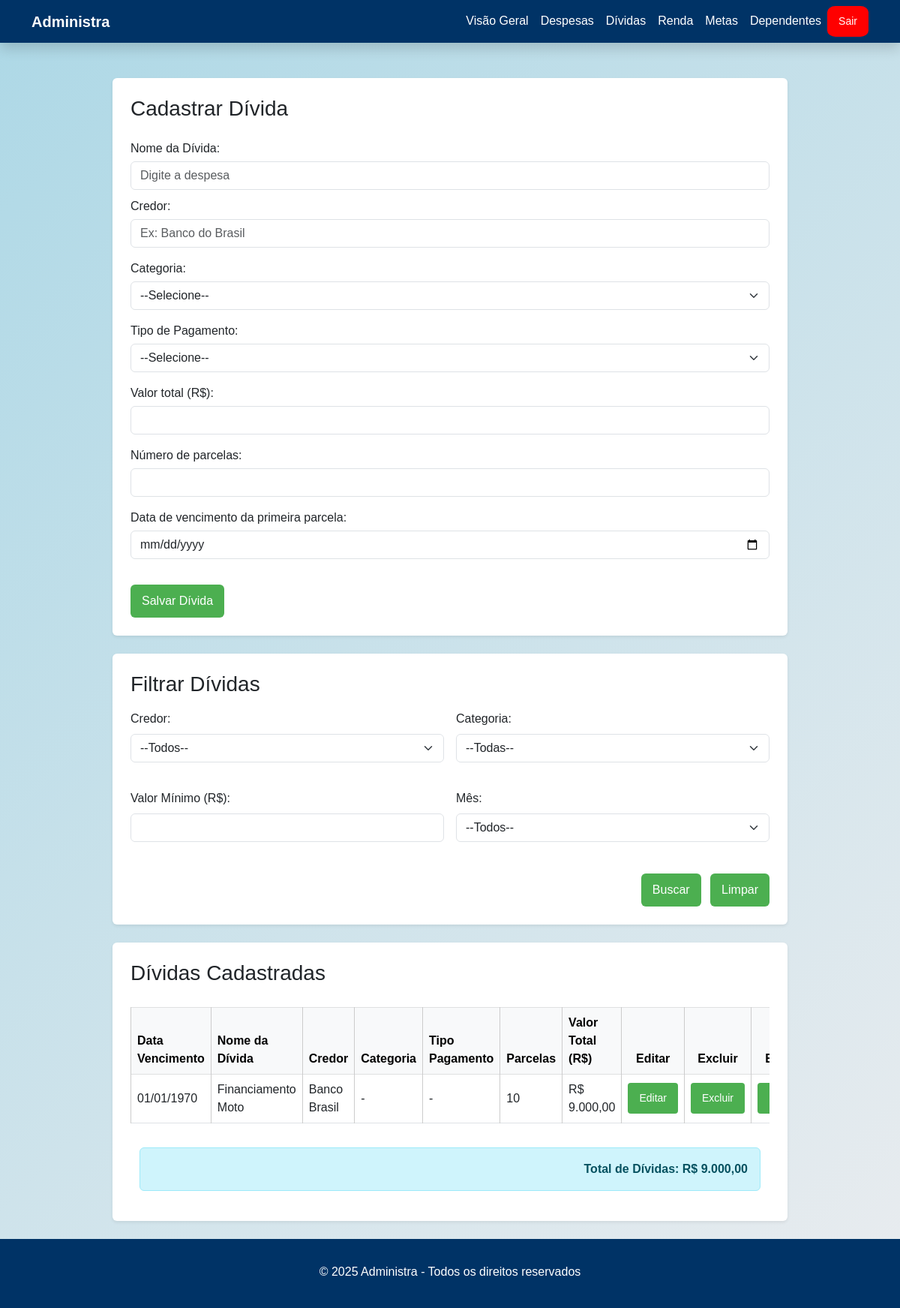
Screenshot of /PHP/divida.php (signed in) with the database file from the repository.
### tables this page shows
CREATE TABLE Divida (
	id_divida INT AUTO_INCREMENT PRIMARY KEY,
	nome_divida VARCHAR(50),
	valor_divida DECIMAL(10,2),
    credor varchar(100),
	data_vencimento DATE,
    mes_inicio INT,
    mes_final INT,
    valor_parcela DECIMAL(10,2),
	data_primeira_parcela DATE NOT NULL,
	parcelas INT NOT NULL,
	fk_usuario INT NOT NULL,
	fk_categoria INT NOT NULL,
	fk_tipo_pagamento INT NOT NULL,
	FOREIGN KEY (fk_usuario) REFERENCES Usuario(id_usuario)  ON DELETE CASCADE ON UPDATE CASCADE,
	FOREIGN KEY (fk_tipo_pagamento) REFERENCES TipoPagamento(id_pagamento) ON DELETE CASCADE ON UPDATE CASCADE,
	 FOREIGN KEY (fk_categoria) REFERENCES CategoriaDivida(id_categoria) ON DELETE CASCADE ON UPDATE CASCADE
);

### PHP/divida.php (the view, shortened to what this page needs)
<?php
include 'conexao.php';
  mysqli_set_charset($conn, 'utf8');
?>
<!DOCTYPE html>
<html lang="pt-BR">
<head>
  <link href="https://cdn.jsdelivr.net/npm/bootstrap@5.3.0/dist/css/bootstrap.min.css" rel="stylesheet" />
  <link href="../CSS/carregando.css" rel="stylesheet" />
  <link rel="stylesheet" href="https://cdn.jsdelivr.net/npm/bootstrap-icons@1.10.5/font/bootstrap-icons.css" />
  <link href="../CSS/principal.css" rel="stylesheet" />
</head>
<body style="padding-top: 80px;">
<nav class="navbar navbar-expand-lg navbar-dark bg-dark fixed-top shadow">
  <div class="container">
  <a class="navbar-brand fw-bold" href="">Administra</a>
    <div class="collapse navbar-collapse" id="navbarNav">
      <ul class="navbar-nav ms-auto">
        <li class="nav-item">
            <a class="nav-link" href="visaoGeral.php">Visão Geral</a>
        </li>
       <li class="nav-item">
            <a class="nav-link" href="despesa.php">Despesas</a>
        </li>
        <li class="nav-item">
            <a class="nav-link" href="divida.php">Dívidas</a>
        </li>
        <li class="nav-item">
            <a class="nav-link" href="renda.php">Renda</a>
        </li>
        <li class="nav-item">
            <a class="nav-link" href="meta.php">Metas</a>
        </li>
        <li class="nav-item">
          <a class="nav-link" href="dependente.php">Dependentes</a>
        </li>
            <form action='sair.php' method='POST' style='display:inline;'>
            <button type='submit' class='btn btn-danger btn-sm' Style='Background-color:Red; Border-radius: 20%'>Sair</button>
          </form>
      </ul>
    </div>
  </div>
</nav>
<?php
	$id = $_SESSION['ID_USER'];
    echo"
    <div class='container mt-4'>
      <div class='form-section bg-white p-4 rounded shadow-sm'>
        <h3>Cadastrar Dívida</h3>
        <form class='form' action='../PHP/cadastraDivida.php' method='post'>
        <label for='despesa' class='mt-3'>Nome da Dívida:</label>
        <input type='text' name='txtnomedivida' id='despesa' class='form-control' rows='3' placeholder='Digite a despesa'></input>
          <label for='pessoa'>Credor:</label>
          <input type='text' name='txtCredor' id='novaCategoria' class='form-control' placeholder='Ex: Banco do Brasil' />
          <label for='categoria' class='mt-3'>Categoria:</label>
          <select name='txtCategoria' id='categoria' class='form-select' required>
            <option value=''>--Selecione--</option>
    ";
        echo "
            <option value='Outra'>Outra...</option>
            </select>
            <div id='novaCategoriaWrapper' class='mt-2' style='display: none;'>
            <label for='novaCategoria'>Digite a nova categoria:</label>
            <input type='text' name='txtNovaCategoria' id='novaCategoria' class='form-control' placeholder='Ex: Educação, Saúde...' />
            </div>
        ";
        echo "
            <label for='tipoPagamento' class='mt-3'>Tipo de Pagamento:</label>
            <select name='txtTipoPagamento' id='tipoPagamento' class='form-select' required>
            <option value=''>--Selecione--</option>
            ";
                echo "
                    <option value='Outro'>Outro...</option>
                    </select>
                    <div id='novoTipoWrapper' class='mt-2' style='display: none;'>
                    <label for='novoTipo'>Digite o novo tipo de pagamento:</label>
                    <input type='text' name='txtNovoTipoPagamento' id='novoTipo' class='form-control' placeholder='Ex: Transferência Internacional' />
                    </div>
        ";
        echo"
                <label for='valor' class='mt-3'>Valor total (R$):</label>
                <input type='number' name='numValor' id='valor' class='form-control' min='0' step='0.01' required />
                <label for='parcelas' class='mt-3'>Número de parcelas:</label>
                <input type='number' name='numParcelas' id='parcelas' class='form-control' min='1' required />
                <label for='data' class='mt-3'>Data de vencimento da primeira parcela:</label>
                <input type='date' name='txtData' id='data' class='form-control' required />
                <button type='submit' class='btn btn-success mt-4'>Salvar Dívida</button>
            </form>
          </div>
";
?>
<div class="container mt-4">
  <div class="form-section bg-white p-4 rounded shadow-sm">
    <h3>Filtrar Dívidas</h3>
    <form id="filtro" class="row g-3">
      <div class="col-md-6">
        <label for="filtroPessoa" class="form-label">Credor:</label>
        <select id="filtroPessoa" class="form-select">
          <option value="">--Todos--</option>
        </select>
      </div>
      <div class="col-md-6">
        <label for="filtroCategoria" class="form-label">Categoria:</label>
        <select id="filtroCategoria" class="form-select">
          <option value="">--Todas--</option>
        </select>
      </div>
      <div class="col-md-6">
        <label for="filtroValor" class="form-label">Valor Mínimo (R$):</label>
        <input type="number" id="filtroValor" class="form-control" min="0" step="0.01" />
      </div>
      <div class="col-md-6">
       <label for="filtroMes" class="form-label">Mês:</label>
      <select id="filtroMes" class="form-select">
        <option value="">--Todos--</option>
      </select>
      </div>
      <div class="col-12 text-end">
        <button type="submit" class="btn btn-primary mt-3">Buscar</button>
        <button type="button" id="limparFiltros" class="btn btn-secondary mt-3 ms-2">Limpar</button>
      </div>
    </form>
  </div>
</div>
<?php
$selectDividas = "SELECT d.*, c.nome_categoria, tp.nome_pagamento
                  FROM divida d
                  LEFT JOIN categoriaDivida c ON d.fk_categoria = c.id_categoria
                  LEFT JOIN tipopagamento tp ON d.fk_tipo_pagamento = tp.id_pagamento
                  WHERE d.fk_usuario = $id
                  ORDER BY d.data_vencimento ASC";
$queryDividas = mysqli_query($conn, $selectDividas);
echo "
<div class='container mt-4'>
  <div class='form-section bg-white p-4 rounded shadow-sm'>
    <h3>Dívidas Cadastradas</h3>
    <div class='table-responsive'>
    <table id='tabelaDividas' class='table table-bordered align-middle'>
        <thead class='table-light'>
          <tr>
            <th>Data Vencimento</th>
            <th>Nome da Dívida</th>
            <th>Credor</th>
            <th>Categoria</th>
            <th>Tipo Pagamento</th>
            <th>Parcelas</th>
            <th>Valor Total (R$)</th>
            <th class='text-center'>Editar</th>
            <th class='text-center'>Excluir</th>
            <th class='text-center'>Exibir</th>
          </tr>
        </thead>
        <tbody>
";
$totalDividas = 0;
while ($divida = mysqli_fetch_assoc($queryDividas)) {
    $dataVencimento = date("d/m/Y", strtotime($divida['data_vencimento']));
    $nomeDivida = htmlspecialchars($divida['nome_divida']);
    $credor = htmlspecialchars($divida['credor']);
    $categoria = $divida['nome_categoria'] ?? '-';
    $tipoPagamento = $divida['nome_pagamento'] ?? '-';
    $parcelas = $divida['parcelas'];
    $idDivida = $divida['id_divida'];
    $valor = number_format($divida['valor_divida'], 2, ',', '.');
    $totalDividas += $divida['valor_divida'];
    $jsIdDivida = $idDivida;
    $jsValorDivida = $divida['valor_divida'];
    $jsParcelas = $divida['parcelas'];
    $jsDataVencimento = $divida['data_primeira_parcela'];
    $jsNomeDivida = addslashes($divida['nome_divida']);
    echo "
    <tr>
      <td>{$dataVencimento}</td>
      <td>{$nomeDivida}</td>
      <td>{$credor}</td>
      <td>{$categoria}</td>
      <td>{$tipoPagamento}</td>
      <td>{$parcelas}</td>
      <td>R$ {$valor}</td>
      <td class='text-center'>
        <button
          type='button'
          class='btn btn-warning btn-sm'
          onclick='abrirModalEdicao({$idDivida},
            \"".addslashes($nomeDivida)."\",
            \"".addslashes($credor)."\",
            \"{$divida['fk_categoria']}\",
            \"{$divida['fk_tipo_pagamento']}\",
            \"{$parcelas}\",
            \"{$divida['valor_divida']}\",
            \"{$divida['data_vencimento']}\")'>
          Editar
        </button>
      </td>
      <td class='text-center'>
        <form action='excluiDivida.php' method='POST' onsubmit='return confirm(\"Deseja realmente excluir esta dívida?\");'>
          <input type='hidden' name='idDivida' value='{$idDivida}'>
          <button type='submit' class='btn btn-danger btn-sm'>Excluir</button>
        </form>
      </td>
      <td class='text-center'>
        <button
          type='button'
          class='btn btn-info btn-sm'
          onclick=\"exibirParcelas({$jsIdDivida}, {$jsValorDivida}, {$jsParcelas}, '{$jsDataVencimento}', '{$jsNomeDivida}')\">
          Exibir
        </button>
      </td>
    </tr>
    ";
}
      $valorTotalFormatado = number_format($totalDividas, 2, ',', '.');
      echo " </tbody>
            </table>
          </div>
      <div class='container mt-3'>
        <div class='alert alert-info text-end fw-bold'>
            Total de Dívidas: R$ $valorTotalFormatado
        </div>
      </div>
      </div>
      ";
      echo"
            </div>
        </div>
      ";
?>
  <footer class="mt-4">
  <div class="container text-center">
    <p class="mb-1">© 2025 Administra - Todos os direitos reservados</p>
  </div>
  </footer>
</body>
</html>

### CSS/carregando.css (style rules this page uses)
body { margin: 0; padding: 0; background: linear-gradient(135deg, lightblue, #e9ecef); height: 100vh; font-family: 'Segoe UI', sans-serif; }

### CSS/principal.css (style rules this page uses)
body { font-family: Arial, sans-serif; margin: 0; padding-top: 80px; background-color: lightblue; }
html, body { height: 100%; margin: 0; display: flex; flex-direction: column; }
body > .container { flex: 1 0 auto; }
.navbar { background-color: #003366 !important; }
.navbar .navbar-brand, .navbar .nav-link { color: #ffffff !important; }
.form-section, .consulta-section { background-color: #fff; padding: 20px; border-radius: 8px; max-width: 900px; margin: auto; box-shadow: 0 0 10px rgba(0,0,0,0.1); }
label { display: block; margin: 10px 0 5px; }
input, select { width: 100%; padding: 8px; margin-bottom: 10px; box-sizing: border-box; }
button, .btn { padding: 10px 15px; background-color: #4CAF50; color: white; border: none; cursor: pointer; }
table { width: 100%; border-collapse: collapse; margin-top: 20px; }
th, td { padding: 10px; border: 1px solid #ccc; text-align: left; }
th { background-color: #eee; }
footer { background-color: #003366 !important; color: white; padding: 2rem 0; margin-bottom: auto; }
.form-section { max-height: 1000px; overflow: hidden; display: flex; flex-direction: column; }

### rows the page displays
divida: data_vencimento "01/01/1970", nome_divida "Financiamento Moto", credor "Banco Brasil", categoria "-", tipoPagamento "-", parcelas "10", valor_divida "9.000,00"

### other values shown
$valorTotalFormatado "9.000,00"
